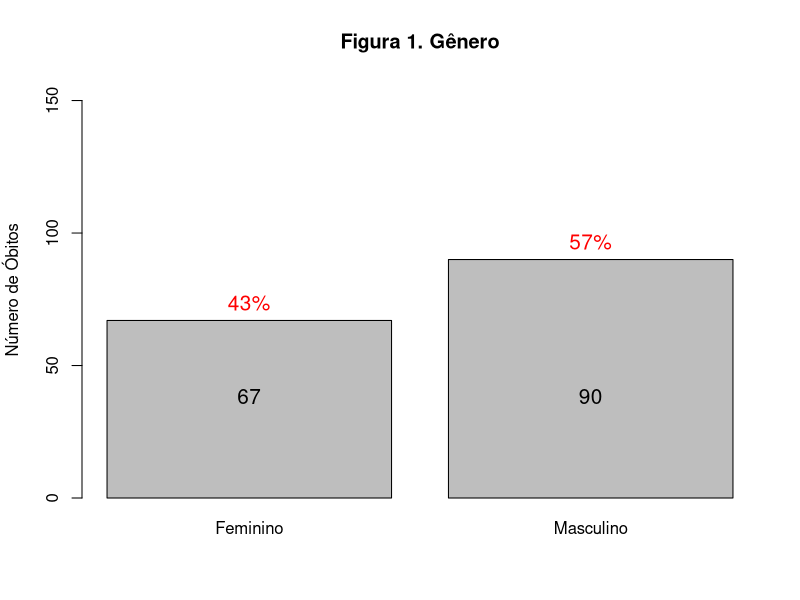
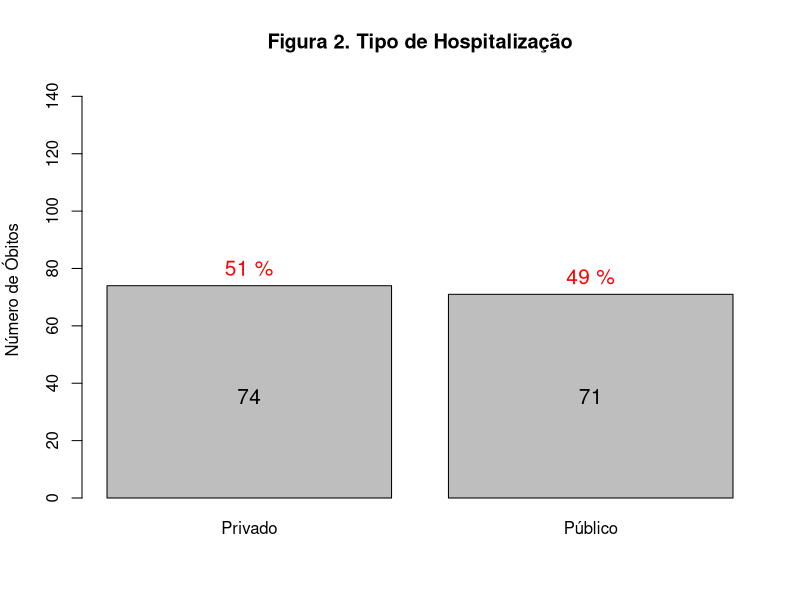
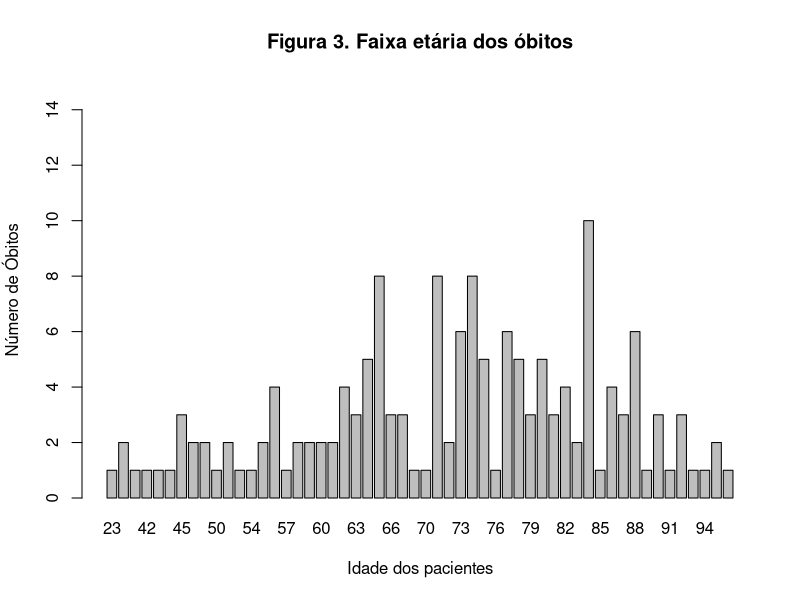
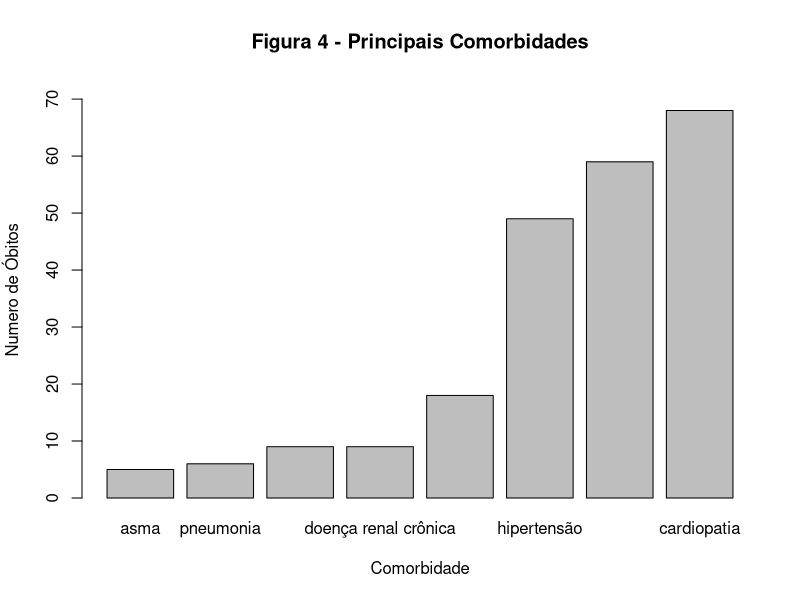

Write the R code that produced these figures, in order.
## ---- chunk 1
knitr::opts_chunk$set(echo = TRUE)
knitr::opts_knit$set(root.dir = "C:/disiciplia_analise_exploratoria/tf_plinio_leme")
## ---- chunk 2
if (!require(readxl, quietly = TRUE)) install.packages("readxl")
df.mortes <- read_excel("./dados/covid_19_bauru_mortes.xlsx")
#head(df.mortes) 

df.geral <- read_excel("./dados/covid_19_bauru_casos_geral.xlsx")
#head(df.geral) 
## ---- chunk 3
#Plotar sexo dos óbtitos, excluindo os casos com NAN ou NA
temp.sexo <- df.mortes$sexo[!is.na(df.mortes$sexo)]
pct.sexo = round(unname(table(temp.sexo)) / sum(unname(table(temp.sexo)))*100,0)
pct.sexo = paste0(pct.sexo, "%")

graph.sex <- barplot(table(temp.sexo), main = "Figura 1. Gênero",
        ylab = "Número de Óbitos", ylim = c(0,sum(unname(table(temp.sexo)))),
        #legend.text = pct.sexo,
        names.arg = c("Feminino", "Masculino"))
text(x = graph.sex, y = table(temp.sexo), label = pct.sexo, pos = 3, cex = 1.25, col = "red")
axis(1, at=graph.sex, labels=table(temp.sexo), tick=F, las=1, line=-6.5, cex.axis=1.25)
## ---- chunk 4
temp.hosp <- df.mortes$tipo_hosp[!is.na(df.mortes$tipo_hosp)]
pct.hosp = round(unname(table(temp.hosp)) / sum(unname(table(temp.hosp)))*100,0)
pct.hosp = paste(pct.hosp, "%")
## ---- chunk 5

graph.hosp<- barplot(table(temp.hosp), main = "Figura 2. Tipo de Hospitalização",
        ylab = "Número de Óbitos", ylim = c(0,sum(unname(table(temp.hosp)))),
        #legend.text = pct.sexo,
        names.arg = c("Privado", "Público"))
text(x = graph.hosp, y = table(temp.hosp), label = pct.hosp, pos = 3, cex = 1.25, col = "red")
axis(1, at=graph.hosp, labels=table(temp.hosp), tick=F, las=1, line=-6.5, cex.axis=1.25)

## ---- chunk 6
temp.idade <- df.mortes$idade[!is.na(df.mortes$idade)]
idade.tb <- table(temp.idade)
maior.freq.idade = max(idade.tb)

barplot(table(temp.idade), 
                     main = "Figura 3. Faixa etária dos óbitos",
                     ylab = "Número de Óbitos",
                     xlab = "Idade dos pacientes",
                     ylim = c(0,maior.freq.idade + 5))

menor.idade<-unname(summary(temp.idade)["Min."])
maior.idade<-unname(summary(temp.idade)["Max."])
## ---- chunk 7

if (!require(stringr, quietly = TRUE)) install.packages("stringr")

pangram <- df.mortes$comorbidade
texto.1 <- strsplit(pangram, " e ")
texto.2 = unlist(texto.1, use.names=FALSE)
doencas.vi = table(trimws(texto.2))

maior.freq.dv = max(doencas.vi)
maior.freq.dv.name = names(which.max(doencas.vi))
maior.freq.dv.i = unname(which.max(doencas.vi))

indice.vi.1<-which.max(doencas.vi > 5)
indice.vi.2<-which.max(doencas.vi < 84)

pct.doencas<-sort(round((doencas.vi[which(doencas.vi >= 5)] / sum(doencas.vi))*100,1))

pct.doencas.p = paste0(pct.doencas, "%")
graph.diseases = barplot(sort(doencas.vi[which(doencas.vi >= 5)]), 
                    main = "Figura 4 - Principais Comorbidades",
                    ylab = "Numero de Óbitos",
                    xlab = "Comorbidade",
                    ylim = c(0,maior.freq.dv + 5),
                    names.arg = names(sort(doencas.vi[which(doencas.vi >= 5)])),
                    axisnames = T)

